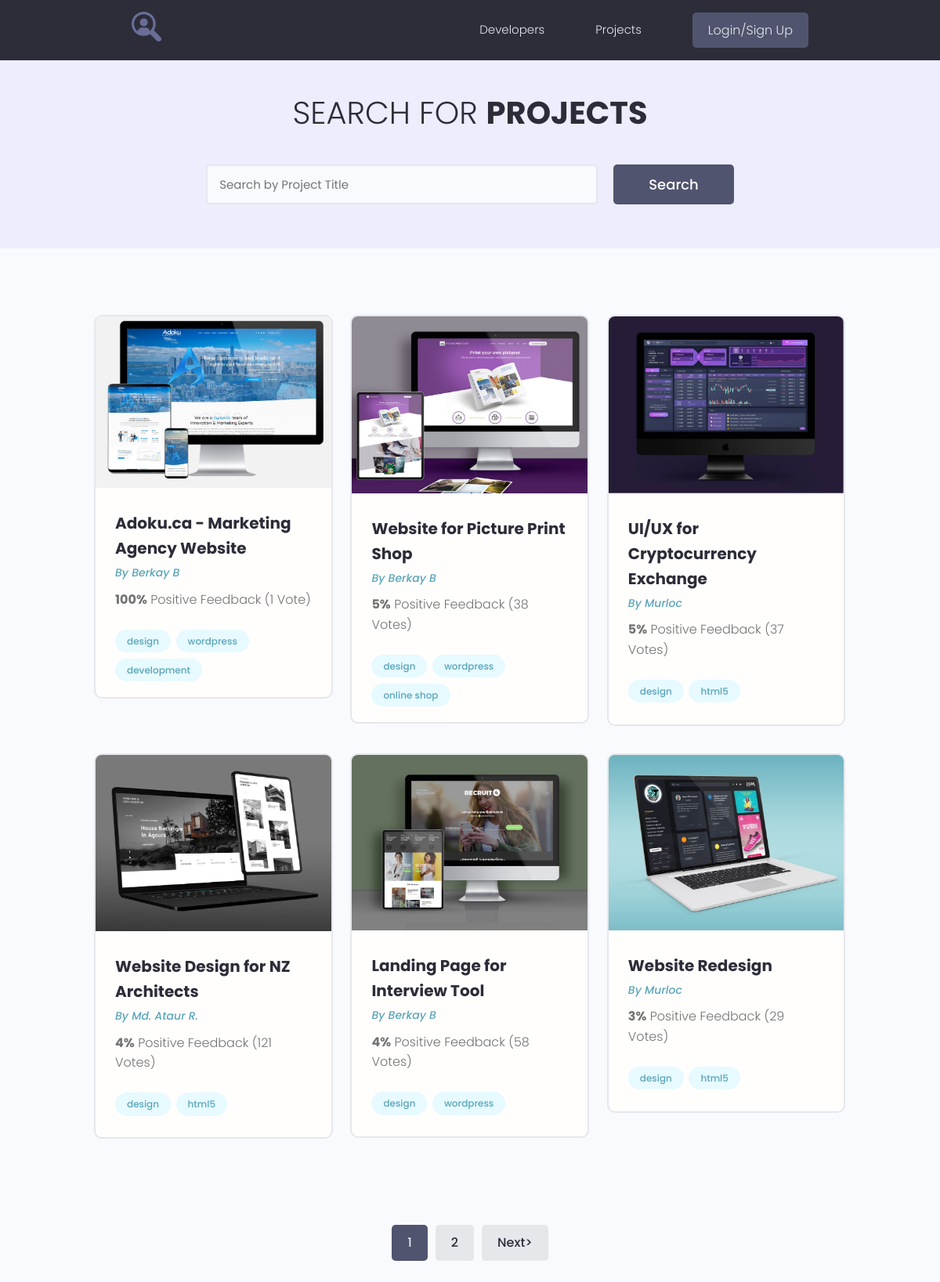
/projects/, run on the app's committed database.
### projects/models.py (models this page shows, shortened)
class Project(models.Model):
    owner = models.ForeignKey(Profile, on_delete=models.SET_NULL, blank=True, null=True)
    title = models.CharField(max_length=200)
    description = models.TextField(null=True, blank=True)
    image = models.ImageField(null=True, blank=True, upload_to="projects/%Y/%m/%d", default="default.jpg")
    demo_link = models.CharField(max_length=2000, null=True, blank=True)
    source_link = models.CharField(max_length=2000, null=True, blank=True)
    tags = models.ManyToManyField('Tag', blank=True)
    vote_total = models.IntegerField(default=0, null=True, blank=True)
    vote_ratio = models.IntegerField(default=0, null=True, blank=True)
    created = models.DateTimeField(auto_now_add=True)
    class Meta:
        ordering = ['-vote_ratio', '-vote_total', '-created']

class Tag(models.Model):
    name = models.CharField(max_length=200)
    created = models.DateTimeField(auto_now_add=True)
    def __str__(self):
        return self.name

### users/models.py (models this page shows, shortened)
class Profile(models.Model):
    user = models.OneToOneField(User, on_delete=models.CASCADE, blank=True, null=True)
    name = models.CharField(max_length=200, blank=True, null=True)
    email = models.EmailField(max_length=500, blank=True, null=True)
    username = models.CharField(max_length=200, blank=True, null=True)
    short_info = models.CharField(max_length=200, blank=True, null=True)
    bio = models.TextField(blank=True, null=True)
    profile_image = models.ImageField(upload_to='profiles/', blank=True, null=True,
                                      default='profiles/user-default.png')
    social_github = models.CharField(max_length=200, blank=True, null=True)
    social_youtube = models.CharField(max_length=200, blank=True, null=True)
    social_website = models.CharField(max_length=200, blank=True, null=True)
    created = models.DateTimeField(auto_now_add=True)

### projects/views.py (the view)
# urls.py: path('projects/', include('projects.urls')),
def projects(request):
    page = request.GET.get('page')
    results = 6
    pr = Project.objects.all()
    paginator = Paginator(pr, results)
    try:
        pr = paginator.page(page)
    except PageNotAnInteger:
        page = 1
        pr = paginator.page(page)
    except EmptyPage:
        page = paginator.num_pages
        pr = paginator.page(page)
    left_index = int(page) - 2
    if left_index < 1:
        left_index = 1
    right_index = int(page) + 3
    if right_index > paginator.num_pages:
        right_index = paginator.num_pages + 1
    custom_range = range(left_index, right_index)
    context = {'projects': pr, 'paginator': paginator, 'custom_range': custom_range,}
    return render(request, 'projects/projects.html', context)

### projects/templates/projects/projects.html (shortened to what this page needs)
{% extends 'projects/base.html' %}
{% block content %}
  <main class="projects">
    <section class="hero-section text-center">
      <div class="container container--narrow">
        <div class="hero-section__box">
          <h2>Search for <span>Projects</span></h2>
        </div>
        <div class="hero-section__search">
          <form class="form" action="#" method="get">
            <div class="form__field">
              <input class="input input--text" id="formInput#search" type="text" name="search_query"
                placeholder="Search by Project Title" value="{{ search_query }}" />
            </div>
            <input class="btn btn--sub btn--lg" type="submit" value="Search" />
          </form>
        </div>
      </div>
    </section>
    <section class="projectsList">
      <div class="container">
        <div class="grid grid--three">
          {% for project in projects %}
          <div class="column">
            <div class="card project">
              <a href="{% url 'project' project.id %}" class="project">
                <img class="project__thumbnail" src="{{ project.image.url }}" alt="project thumbnail" />
                <div class="card__body">
                  <h3 class="project__title">{{ project.title }}</h3>
                  <p><a class="project__author" href="{% url 'user_profile' project.owner.id %}">By {{ project.owner.name}}</a></p>
                  <p class="project--rating">
                    <span style="font-weight: bold;">{{ project.vote_ratio }}%</span> Positive
                    Feedback ({{ project.vote_total }} Vote{{ project.vote_total | pluralize:'s' }})
                  </p>
                  <div class="project__tags">
                    {% for tag in project.tags.all %}
                    <span class="tag tag--pill tag--main">
                      <small>{{ tag }}</small>
                    </span>
                    {% endfor %}
                  </div>
                </div>
              </a>
            </div>
          </div>
          {% endfor %}
        </div>
      </div>
    </section>
    {% if projects.has_other_pages %}
    <div class="pagination">
      <ul class="container">
        {% for page in custom_range %}
        {% if page == projects.number %}
        <li><a href="?page={{ page }}" class="btn page-link btn--sub">{{ page }}</a></li>
        {% else %}
        <li><a href="?page={{ page }}" class="btn page-link">{{ page }}</a></li>
        {% endif %}
        {% endfor %}
        {% if projects.has_next %}
        <li><a href="?page={{ projects.next_page_number }}" class="btn page-link">Next&gt;</a></li>
        {% endif %}
      </ul>
    </div>
    {% endif %}
  </main>
{% endblock %}

### projects/templates/projects/base.html (shortened to what this page needs)
<!DOCTYPE html>
{% load static %}
<html lang="en">
<head>
   <link rel="stylesheet" href="https://maxcdn.bootstrapcdn.com/font-awesome/4.5.0/css/font-awesome.min.css">
  <link rel="stylesheet" href="{% static 'uikit/styles/uikit.css' %}" />
  <link rel="stylesheet" href="{% static 'styles/app.css' %}" />
</head>
<body>
{% include 'projects/navbar.html' %}
{% block content %}
{% endblock %}
</body>
</html>

### projects/templates/projects/navbar.html (shortened to what this page needs)
{% load static %}
<header class="header">
    <div class="container container--narrow">
        <a href="{% url 'profiles' %}" class="header__logo">
            <img src="{% static 'images/logo.svg' %}" alt="DevSearch Logo"/>
        </a>
        <nav class="header__nav">
            <ul class="header__menu">
                <li class="header__menuItem"><a href="{% url 'profiles' %}">Developers</a></li>
                <li class="header__menuItem"><a href="{% url 'projects' %}">Projects</a></li>
                {% if request.user.is_authenticated %}
                <li class="header__menuItem"><a href="{% url 'inbox' %}">Inbox</a></li>
                <li class="header__menuItem"><a href="{% url 'account' %}">My Account</a></li>
                <li class="header__menuItem"><a href="{% url 'create-project' %}">Add project</a></li>
                <li class="header__menuItem"><a href="{% url 'logout' %}" class="btn btn--sub">Logout</a></li>
                {% else %}
                <li class="header__menuItem"><a href="{% url 'login' %}" class="btn btn--sub">Login/Sign Up</a></li>
                {% endif %}
            </ul>
        </nav>
    </div>
</header>

### projects/static/styles/app.css (style rules this page uses)
:root { --color-sub: #2d2d39; }
.btn--sub { background-color: var(--color-sub-light); }
.card { border: 2px solid var(--color-light); }
img { width: 100%; }
.header { position: sticky; z-index: 111; background-color: var(--color-sub); padding: 1.5rem 0; }
.header > .container { display: flex; justify-content: space-between; align-items: center; }
.header__logo > img { height: 3.8rem; }
.header__nav > ul { display: inline-flex; align-items: center; list-style: none; gap: 6.5rem; }
.header__menuItem > a { color: var(--color-light); font-weight: 300; }
.hero-section { height: 40vh; display: flex; align-items: center; background-color: var(--color-sub); }
.hero-section__box { margin-bottom: 4rem; }
.hero-section__box > h2, .hero-section__box > h2 > span { font-size: 4rem; color: var(--color-light); line-height: 1.3; text-transform: uppercase; }
.hero-section__box > h2 { font-weight: 300; }
.hero-section__box > h2 > span { font-weight: 700; }
.hero-section__search > .form { display: flex; align-items: center; justify-content: center; gap: 2rem; }
.hero-section__search > .form input.input--text { width: 50rem; }
.pagination { margin-top: 8rem; margin-bottom: 10rem; }
.pagination > ul { flex-wrap: wrap; list-style: none; display: flex; align-items: center; justify-content: center; gap: 1rem; }
.pagination .btn { color: var(--color-sub); }
.pagination .btn.btn--sub { color: var(--color-light); }
.project__author { font-size: 1.4rem; font-style: italic; }
.project--rating { margin-bottom: 1.6em; margin-top: .5em; }
.projects > .hero-section { background: var(--color-sub-lighter); height: 30vh; }
.projects .hero-section__box { margin-bottom: 2.5rem; }
.projects .hero-section__box > h2 { color: var(--color-sub); }
.projects .hero-section__box > h2 > span { font-weight: 700; color: var(--color-sub); }
.projectsList { margin-top: 8rem; }
.project__thumbnail { object-fit: cover; object-position: top center; width: 100%; }
.project__title { font-size: 2rem; font-weight: 700; color: var(--color-sub); }

### projects/static/uikit/styles/modules/_variables.css (style rules this page uses)
:root { --color-main: #5aa5b9; --color-main-light: #e6faff; --color-sub: #3f4156; --color-sub-light: #51546e; --color-sub-lighter: #ededfd; --color-text: #737373; --color-gray: #8b8b8b; --color-light: #e5e7eb; --color-light-gray: #767676; --color-bg: #f8fafd; --color-white: #fffefd; --color-white-light: #f3f3f3; --color-success: #359e64; --color-success-bg: #def8e8; --color-error: #fc4b0b; --color-error-bg: #fff2ee; --font-base: 'Poppins', arial, helvetica, 'Segoe UI', roboto, ubuntu, sans-serif; --font-monospace: 'Fira Code', 'Courier New', courier, monospace; --font-regular: 300; --font-medium: 500; --font-bold: 700; --generic-shadow: 1px 1px 5px #00000010; --generic-transition: all 0.3s ease-in-out; }

### projects/static/uikit/styles/modules/_base.css (style rules this page uses)
* { margin: 0; padding: 0; box-sizing: border-box; text-rendering: optimizeLegibility; color: inherit; font-size: inherit; }
html { font-size: 50%; }
@media only screen and (min-width: 480px) { html { font-size: 56.25%; } }
@media only screen and (min-width: 1200px) { html { font-size: 62.5%; } }
body { line-height: 1.6; font-weight: 400; font-size: 1.5rem; color: var(--color-text); background-color: var(--color-bg); min-height: 100vh; }

### projects/static/uikit/styles/modules/_typography.css (style rules this page uses)
* { font-family: var(--font-base); }
h2 { font-size: 3.6rem; font-weight: var(--font-bold); }
h3 { font-size: 3.2rem; font-weight: var(--font-medium); }
p, span, strong { font-size: 1.6rem; color: var(--color-text); font-weight: var(--font-regular); }
a { padding-bottom: 2px; text-decoration: none; display: inline-block; color: var(--color-main); font-weight: var(--font-medium); }

### projects/static/uikit/styles/modules/_utilities.css (style rules this page uses)
.container { width: 92%; max-width: 165rem; margin: 0 auto; box-sizing: border-box; }
.container--narrow { width: 92%; max-width: 120rem; }
@media screen and (min-width: 1000px) { .container { width: 90%; } }
@media screen and (min-width: 1000px) { .container--narrow { width: 85%; } }
@media screen and (min-width: 1200px) { .container { width: 80%; } }
@media screen and (min-width: 1200px) { .container--narrow { width: 72%; } }
.text-center { text-align: center; }

### projects/static/uikit/styles/modules/_card.css (style rules this page uses)
.card { border-radius: 1rem; background-color: var(--color-white); border: 1.5px solid var(--color-light); width: auto; height: auto; margin-top: 0.5rem; margin-bottom: 0.5rem; overflow: hidden; }
.card__body, .card__header { padding: 2rem 2.5rem; }

### data on the page
Project: image (picture), title "Adoku.ca - Marketing Agency Website", owner.name "Berkay B", vote_ratio "100", vote_total "1"
Tag: name "design"
Tag: name "wordpress"
Tag: name "development"
Project: image (picture), title "Website for Picture Print Shop", owner.name "Berkay B", vote_ratio "5", vote_total "38", vote_total|pluralize "s"
Tag: name "online shop"
Project: image (picture), title "UI/UX for Cryptocurrency Exchange", owner.name "Murloc", vote_ratio "5", vote_total "37", vote_total|pluralize "s"
Tag: name "html5"
Project: image (picture), title "Website Design for NZ Architects", owner.name "Md. Ataur R.", vote_ratio "4", vote_total "121", vote_total|pluralize "s"
Project: image (picture), title "Landing Page for Interview Tool", owner.name "Berkay B", vote_ratio "4", vote_total "58", vote_total|pluralize "s"
Project: image (picture), title "Website Redesign", owner.name "Murloc", vote_ratio "3", vote_total "29", vote_total|pluralize "s"

### other printed values
{{ page }} "1"
{{ page }} "2"
